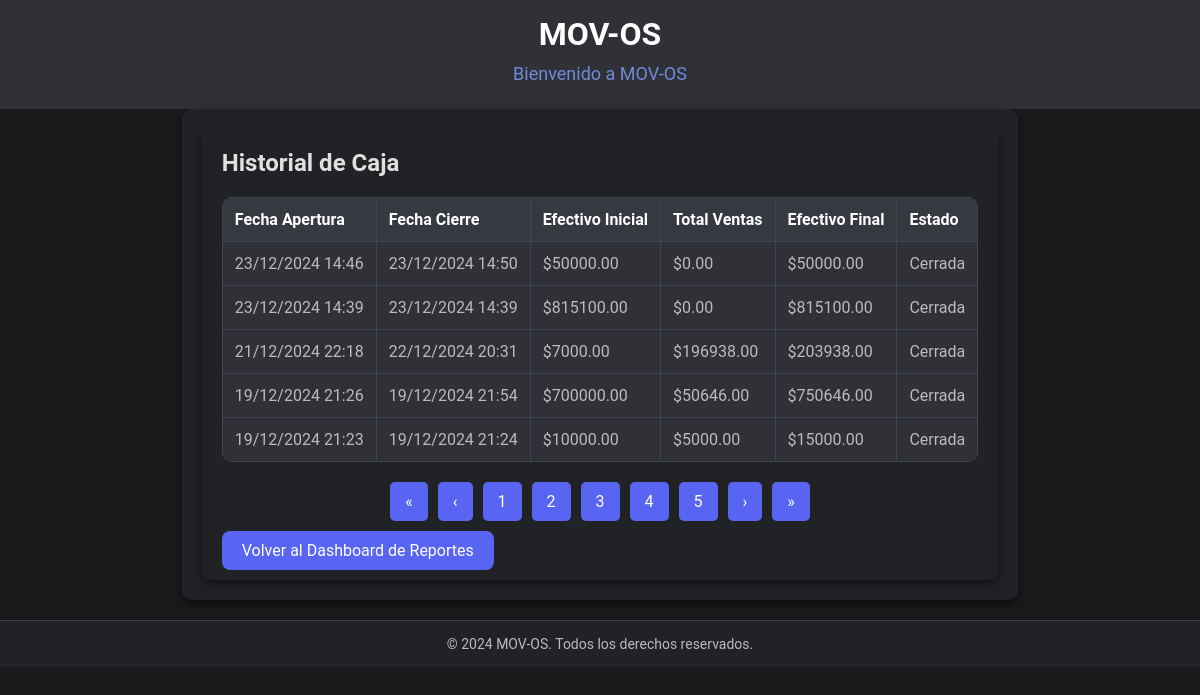
The page /reports/cash/history/?page=2 (signed in) on the database its author committed.
### cashier/models.py (models this page shows, shortened)
class AperturaCierreCaja(models.Model):
    ESTADO_CAJA = [
        ('abierta', 'Abierta'),
        ('cerrada', 'Cerrada'),
    ]
    usuario = models.ForeignKey(User, on_delete=models.CASCADE, verbose_name="Cajero Responsable")
    fecha_apertura = models.DateTimeField(auto_now_add=True, verbose_name="Fecha y Hora de Apertura")
    fecha_cierre = models.DateTimeField(null=True, blank=True, verbose_name="Fecha y Hora de Cierre")
    efectivo_inicial = models.DecimalField(max_digits=10, decimal_places=2, verbose_name="Efectivo Inicial (Caja Chica)")
    total_ventas_efectivo = models.DecimalField(max_digits=10, decimal_places=2, default=0.0, verbose_name="Total Ventas en Efectivo")
    total_ventas_credito = models.DecimalField(max_digits=10, decimal_places=2, default=0.0, verbose_name="Total Ventas con Tarjeta de Crédito")
    total_ventas_debito = models.DecimalField(max_digits=10, decimal_places=2, default=0.0, verbose_name="Total Ventas con Tarjeta de Débito")
    estado = models.CharField(max_length=10, choices=ESTADO_CAJA, default='abierta', verbose_name="Estado de la Caja")
    ventas_totales = models.DecimalField(
        max_digits=10,
        decimal_places=2,
        default=0.0,
        verbose_name="Ventas Totales"
    )
    vuelto_entregado = models.DecimalField(
        max_digits=10,
        decimal_places=2,
        default=0.0,
        verbose_name="Total Vuelto Entregado"
    )
    efectivo_final = models.DecimalField(
        max_digits=10,
        decimal_places=2,
        default=0.0,
        verbose_name="Efectivo Final"
    )
    class Meta:
        verbose_name = "Apertura y Cierre de Caja"
        verbose_name_plural = "Aperturas y Cierres de Caja"

### reports/views.py (the view)
# urls.py: path('cash/history/', views.cash_history, name='cash_history'),  # Historial de caja
@login_required
def cash_history(request):
    cajas = AperturaCierreCaja.objects.all().order_by('-fecha_apertura')
    page = request.GET.get('page', 1)
    paginator = Paginator(cajas, 5)  # 5 registros de caja por página
    cash_page = paginator.get_page(page)
    for caja in cash_page:
        if caja.estado == 'cerrada':
            caja.vuelto_entregado = caja.vuelto_entregado or 0  # Validar vuelto entregado
            caja.efectivo_final = caja.efectivo_final or (
                caja.efectivo_inicial + caja.total_ventas_efectivo - caja.vuelto_entregado
            )
    return render(request, 'reports/cash_history.html', {
        'cajas': cash_page
    })

### reports/templates/reports/cash_history.html
{% extends 'base.html' %}
{% block content %}
<div class="container">
    <h2>Historial de Caja</h2>
    <table class="table table-striped">
        <thead>
            <tr>
                <th>Fecha Apertura</th>
                <th>Fecha Cierre</th>
                <th>Efectivo Inicial</th>
                <th>Total Ventas</th>
                <th>Efectivo Final</th>
                <th>Estado</th>
            </tr>
        </thead>
        <tbody>
                        {% for caja in cajas %}
            <tr>
                <td>{{ caja.fecha_apertura|date:"d/m/Y H:i" }}</td>
                <td>
                    {% if caja.fecha_cierre %}
                        {{ caja.fecha_cierre|date:"d/m/Y H:i" }}
                    {% else %}
                        <em>Sin cerrar</em>
                    {% endif %}
                </td>
                <td>${{ caja.efectivo_inicial|floatformat:2 }}</td>
                <td>${{ caja.ventas_totales|default:0|floatformat:2 }}</td>
                <td>
                    {% if caja.efectivo_final %}
                        ${{ caja.efectivo_final|floatformat:2 }}
                    {% else %}
                        <em>Pendiente</em>
                    {% endif %}
                </td>
                <td>{{ caja.estado|capfirst }}</td>
            </tr>
            {% empty %}
            <tr>
                <td colspan="6" class="text-center">No hay registros de caja disponibles.</td>
            </tr>
            {% endfor %}
        </tbody>
    </table>
    <nav aria-label="Paginación">
        <ul class="pagination justify-content-center">
            {% if cajas.has_previous %}
            <li class="page-item">
                <a class="page-link" href="?page=1" aria-label="Primera">&laquo;</a>
            </li>
            <li class="page-item">
                <a class="page-link" href="?page={{ cajas.previous_page_number }}" aria-label="Anterior">&lsaquo;</a>
            </li>
            {% endif %}
            {% for num in cajas.paginator.page_range %}
            <li class="page-item {% if num == cajas.number %}active{% endif %}">
                <a class="page-link" href="?page={{ num }}">{{ num }}</a>
            </li>
            {% endfor %}
            {% if cajas.has_next %}
            <li class="page-item">
                <a class="page-link" href="?page={{ cajas.next_page_number }}" aria-label="Siguiente">&rsaquo;</a>
            </li>
            <li class="page-item">
                <a class="page-link" href="?page={{ cajas.paginator.num_pages }}" aria-label="Última">&raquo;</a>
            </li>
            {% endif %}
        </ul>
    </nav>
    <a href="{% url 'report_dashboard' %}" class="btn btn-secondary mt-3">Volver al Dashboard de Reportes</a>
</div>
{% endblock %}

### static/css/styles.css (style rules this page uses)
* { margin: 0; padding: 0; box-sizing: border-box; }
body { font-family: 'Roboto', sans-serif; background-color: #181a1b; color: #e0e0e0; display: flex; flex-direction: column; height: 100%; margin: 0; }
.container { flex: 1; max-width: 1200px; margin: auto; padding: 20px; background-color: #202225; border-radius: 10px; box-shadow: 0 4px 10px rgba(0, 0, 0, 0.5); }
button, .btn { background-color: #5865f2; color: #ffffff; border: none; padding: 10px 20px; font-size: 16px; border-radius: 8px; cursor: pointer; transition: all 0.3s ease; position: relative; overflow: hidden; }
table { width: 100%; border-collapse: collapse; margin-top: 20px; background-color: #2f3136; border-radius: 10px; overflow: hidden; }
table th, table td { border: 1px solid #40444b; padding: 12px; text-align: left; }
th { background-color: #36393f; color: #ffffff; }
td { background-color: #2f3136; color: #b9bbbe; }
a { color: #7289da; text-decoration: none; }
.pagination { display: flex; justify-content: center; list-style-type: none; padding: 0; margin: 20px 0; }
.pagination li { margin: 0 5px; }
.pagination a { display: block; padding: 10px 15px; border-radius: 5px; color: #ffffff; background-color: #5865f2; text-decoration: none; transition: background-color 0.3s; }

### rows shown on the page
AperturaCierreCaja: fecha_apertura "23/12/2024 14:46", fecha_cierre "23/12/2024 14:50", efectivo_inicial "50000.00", ventas_totales "0.00", efectivo_final "50000.00", estado "Cerrada"
AperturaCierreCaja: fecha_apertura "23/12/2024 14:39", fecha_cierre "23/12/2024 14:39", efectivo_inicial "815100.00", ventas_totales "0.00", efectivo_final "815100.00", estado "Cerrada"
AperturaCierreCaja: fecha_apertura "21/12/2024 22:18", fecha_cierre "22/12/2024 20:31", efectivo_inicial "7000.00", ventas_totales "196938.00", efectivo_final "203938.00", estado "Cerrada"
AperturaCierreCaja: fecha_apertura "19/12/2024 21:26", fecha_cierre "19/12/2024 21:54", efectivo_inicial "700000.00", ventas_totales "50646.00", efectivo_final "750646.00", estado "Cerrada"
AperturaCierreCaja: fecha_apertura "19/12/2024 21:23", fecha_cierre "19/12/2024 21:24", efectivo_inicial "10000.00", ventas_totales "5000.00", efectivo_final "15000.00", estado "Cerrada"

### other values the page prints
{{ num }} "1" "2" "3" "4" "5"
